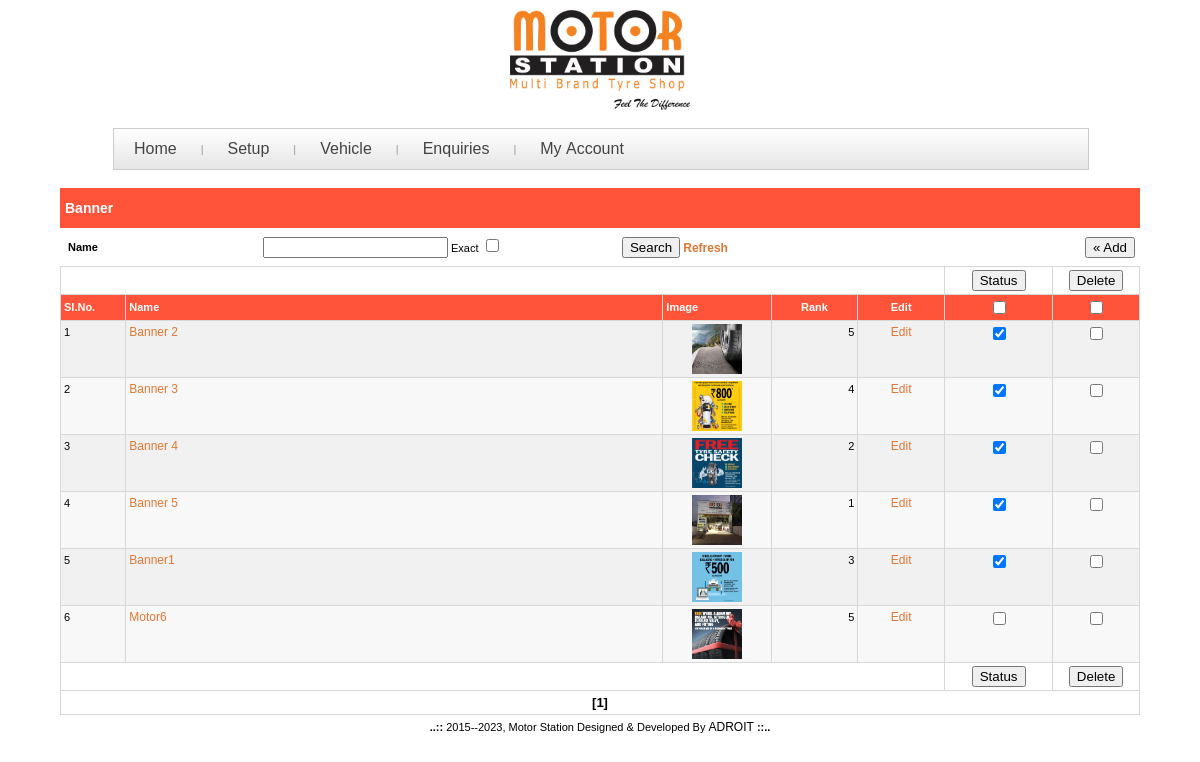
Screenshot of /admin/vw_all_banners.php (signed in) with the database file from the repository.
### tables this page shows
CREATE TABLE `bnr_mst` (
  `bnrm_id` int(15) NOT NULL,
  `bnrm_name` varchar(250) NOT NULL,
  `bnrm_desc` text,
  `bnrm_imgnm` varchar(250) DEFAULT NULL,
  `bnrm_lnk` varchar(250) DEFAULT NULL,
  `bnrm_prty` int(15) DEFAULT NULL,
  `bnrm_sts` char(1) DEFAULT NULL,
  `bnrm_crtdon` datetime DEFAULT NULL,
  `bnrm_crtdby` varchar(250) DEFAULT NULL,
  `bnrm_mdfdon` datetime DEFAULT NULL,
  `bnrm_mdfdby` varchar(250) DEFAULT NULL
);

### includes/inc_paging1.php (called while the page is built, shortened)
<?php
     $pgnum     = 1;
	 $cntstart  = 0;
	 $offset = ($pgnum - 1) * $rowsprpg;
?>

### includes/inc_folder_path.php (called while the page is built, shortened)
<?php
	$gbnr_fldnm 			= "../banner/";
?>

### admin/vw_all_banners.php (the view, shortened to what this page needs)
<?php
include_once '../includes/inc_connection.php';
include_once '../includes/inc_paging_functions.php';
include_once "../includes/inc_folder_path.php";
global $msg, $loc, $rowsprpg, $dispmsg, $disppg, $rd_edtpgnm, $clspn_val, $rd_adpgnm, $rd_vwpgnm;
$clspn_val = "7";
$rd_edtpgnm = "edit_banner.php";
$rd_crntpgnm = "vw_all_banners.php";
$rd_vwpgnm = "view_banner_detail.php";
$rowsprpg = 20;
include_once '../includes/inc_paging1.php';
?>
<!DOCTYPE HTML PUBLIC "-//W3C//DTD HTML 4.01 Transitional//EN" "http://www.w3.org/TR/html4/loose.dtd">
<html>
<head>
	<?php include_once 'script.php'; ?>
</head>
<body>
	<div id="container">
		<?php include_once '../includes/inc_adm_header.php';
		include_once '../includes/inc_adm_leftlinks.php'; ?>
		<table width="100%" border="0" align="center" cellpadding="0" cellspacing="0">
			<tr>
				<td height="350" valign="top" bgcolor="" class="incellpad3030">
					<FORM method="POST" action="" name="frmbnr" id="frmbnr">
						<table width="90%" align="center" border="0" cellspacing="0" cellpadding="5" bgcolor="#fff">
							<tr align="left" class='white'>
								<td height="30" colspan="5" bgcolor="#FF543A">
									<span class="heading"><strong>Banner </strong></span>&nbsp;&nbsp;&nbsp;
								</td>
							</tr>
							<tr>
								<td width="91%">
									<table width="100%">
										<tr>
											<td width="20%"><strong>Name</strong></td>
											<td width="37%">
												<input type="text" name="txtsrchval" value="<?php
												if (isset($_REQUEST['txtsrchval']) && (trim($_REQUEST['txtsrchval']) != "")) {
													echo $_REQUEST['txtsrchval'];
												}
												?>">
												Exact
												<input type="checkbox" name="chkexact" value="y" <?php
												if (isset($_REQUEST['chkexact']) && (trim($_REQUEST['chkexact']) == 'y')) {
													echo 'checked';
												}
												?>>
	</div>
	<td width="43%"><input name="button" type="button" class="textfeild" onClick="srch()" value="Search">
		<a href="<?php echo $rd_crntpgnm; ?>" class="leftlinks"><strong>Refresh</strong></a>
	</td>
	<td width="9%" align="right"><input name="btn" type="button" class="textfeild" value="&laquo; Add" onClick="addnew()">
	</td>
	<table width="90%" border="0" cellpadding="3" cellspacing="1" bgcolor="#D8D7D7" align="center">
		<tr bgcolor="#FFFFFF">
			<td colspan="<?php echo $clspn_val - 2; ?>" align="center"></td>
			<td width="10%" align="center" valign="bottom">
				<input name="btnsts" class="" id="btnsts" type="button" value="Status"
					onClick="updatests('hidchksts','frmbnr','chksts')">
			</td>
			<td width="10%" align="center" valign="bottom">
				<input name="btndel" id="btndel" class="" type="button" value="Delete"
					onClick="deleteall('hidchkval','frmbnr','chkdlt');">
			</td>
		</tr>
		<tr class="white">
			<td width="6%" align='left' bgcolor="#FF543A"><strong>Sl.No.</strong></td>
			<td width="50%" align='left' bgcolor="#FF543A"><strong>Name</strong></td>
			<td width="10%" align='left' bgcolor="#FF543A"><strong>Image</strong></td>
			<td width="8%" align="center" bgcolor="#FF543A"><strong>Rank</strong></td>
			<td width="8%" align="center" bgcolor="#FF543A"><strong>Edit</strong></td>
			<td width="9%" align="center" bgcolor="#FF543A"><strong>
					<input type="checkbox" class="" name="Check_ctr" id="Check_ctr" value="yes"
						onClick="Check(document.frmbnr.chksts,'Check_ctr','hdnallval')"></strong></td>
			<td width="9%" align="center" bgcolor="#FF543A"><strong>
					<input type="checkbox" name="Check_dctr" class="" id="Check_dctr" value="yes"
						onClick="Check(document.frmbnr.chkdlt,'Check_dctr')"><b></b>
				</strong>
			</td>
		</tr>
		<?php
		$sqrybnr_mst1 = "select
								   bnrm_id,bnrm_name,bnrm_desc,bnrm_imgnm,
								   bnrm_prty,bnrm_sts
							   from
								   bnr_mst";
		$sqrybnr_mst = $sqrybnr_mst1 . " order by bnrm_name asc limit $offset,$rowsprpg";
		$srsbnr_mst = mysqli_query($conn, $sqrybnr_mst) or die(mysql_error());
		$cnt = $offset;
			?>
			<?php
		while ($srowbnr_mst = mysqli_fetch_assoc($srsbnr_mst)) {
			$cnt += 1;
			$db_bnrmid = $srowbnr_mst['bnrm_id'];
			?>
			<tr <?php if ($cnt % 2 == 0) {
				echo "bgcolor='f9f8f8'";
			} else {
				echo "bgcolor='#F2F1F1'";
			} ?>>
				<td align="left" valign="top">
					<?php echo $cnt; ?>
				</td>
				<td align="left" valign="top">
					<a href="<?php echo $rd_vwpgnm; ?>?edit=<?php echo $srowbnr_mst['bnrm_id']; ?>&pg=<?php echo $pgnum; ?>&countstart=<?php echo $cntstart . $loc; ?>"
						class="leftlinks"><?php echo $srowbnr_mst['bnrm_name']; ?></a>
				</td>
				<td align='center' valign="top">
					<?php $imgnm = $srowbnr_mst['bnrm_imgnm'];
					$imgpath = $gbnr_fldnm . $imgnm;
					if (($imgnm != "") && file_exists($imgpath)) {
						echo "<img src='$imgpath' width='50pixel' height='50pixel'>";
					} else {
						echo "No Image";
					}
					?>
				</td>
				<td align="right" valign="top">
					<?php echo $srowbnr_mst['bnrm_prty']; ?>
				</td>
				<td align="center" valign="top">
					<a href="<?php echo $rd_edtpgnm; ?>?edit=<?php echo $srowbnr_mst['bnrm_id']; ?>&pg=<?php echo $pgnum; ?>&countstart=<?php echo $cntstart . $loc; ?>"
						class="leftlinks">Edit</a>
				</td>
				<td align="center" valign="top">
					<input type="checkbox" name="chksts" id="chksts" value="<?php echo $db_bnrmid; ?>" <?php if ($srowbnr_mst['bnrm_sts'] == 'a') {
							echo "checked";
						} ?>
						onClick="addchkval(<?php echo $db_bnrmid; ?>,'hidchksts','frmbnr','chksts');">
				</td>
				<td align="center" valign="top">
					<input type="checkbox" name="chkdlt" id="chkdlt" value="<?php echo $db_bnrmid; ?>">
				</td>
			</tr>
			<?php
		}
		?>
		<tr bgcolor="#FFFFFF">
			<td colspan="<?php echo $clspn_val - 2; ?>" align="center"></td>
			<td width="10%" align="center" valign="bottom">
				<input name="btnsts" id="btnsts" class="" type="button" value="Status"
					onClick="updatests('hidchksts','frmbnr','chksts')">
			</td>
			<td width="10%" align="center" valign="bottom">
				<input name="btndel" id="btndel" class="" type="button" value="Delete"
					onClick="deleteall('hidchkval','frmbnr','chkdlt');">
			</td>
		</tr>
		<?php
		$disppg = funcDispPag('links', $loc, $sqrybnr_mst1, $rowsprpg, $cntstart, $pgnum, $conn);
		if ($disppg != "") {
			$disppg = "<tr><td colspan='$clspn_val' align='center' bgcolor='#fff'>$disppg</td></tr>";
			echo $disppg;
		}
		?>
	</table>
	<?php include_once "../includes/inc_adm_footer.php"; ?>
</body>
</html>

### admin/style_admin.css (style rules this page uses)
body { background:#fff; margin-left: 0px; margin-top: 0px; margin-right: 0px; margin-bottom: 0px; }
table { font-family: Verdana, Arial, Helvetica, sans-serif; font-size: 11px; color: #000; line-height: 17px; }
.leftlinks { font-family: Verdana, Arial, Helvetica, sans-serif; font-size: 12px; color: #E07733; font-weight:; text-decoration:none; }
.heading { font-family: Verdana, Arial, Helvetica, sans-serif; font-size: 14px; font-style: normal; line-height: 18px; font-weight: bold; }
.white { color:#fff !important }

### admin/admin_menu.css (style rules this page uses)
body { background:url(../images/seamless_leaf_pattern_01.jpg) repeat scroll 0 0; margin-left: 0px; margin-top: 0px; margin-right: 0px; margin-bottom: 0px; }

### rows the page displays
bnr_mst: bnrm_name "Banner 2", bnrm_imgnm (picture), bnrm_prty "5", bnrm_sts "☑"
bnr_mst: bnrm_name "Banner 3", bnrm_imgnm (picture), bnrm_prty "4", bnrm_sts "☑"
bnr_mst: bnrm_name "Banner 4", bnrm_imgnm (picture), bnrm_prty "2", bnrm_sts "☑"
bnr_mst: bnrm_name "Banner 5", bnrm_imgnm (picture), bnrm_prty "1", bnrm_sts "☑"
bnr_mst: bnrm_name "Banner1", bnrm_imgnm (picture), bnrm_prty "3", bnrm_sts "☑"
bnr_mst: bnrm_name "Motor6", bnrm_imgnm (picture), bnrm_prty "5"

### other values shown
$pgftr "2015--2023, Motor Station Designed & Developed By"
